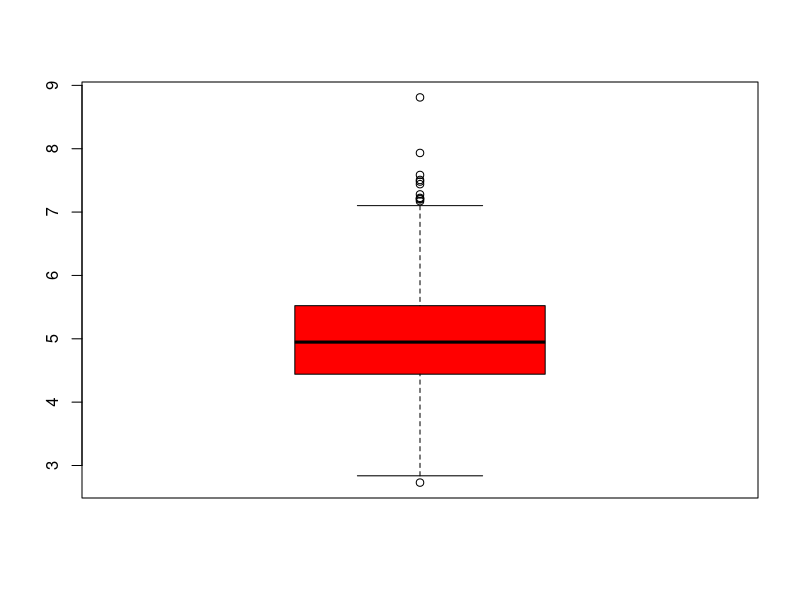
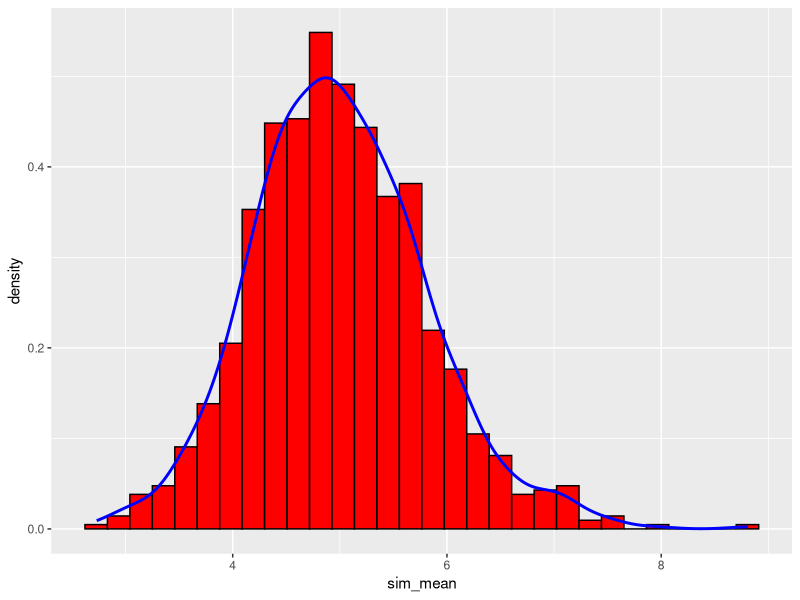
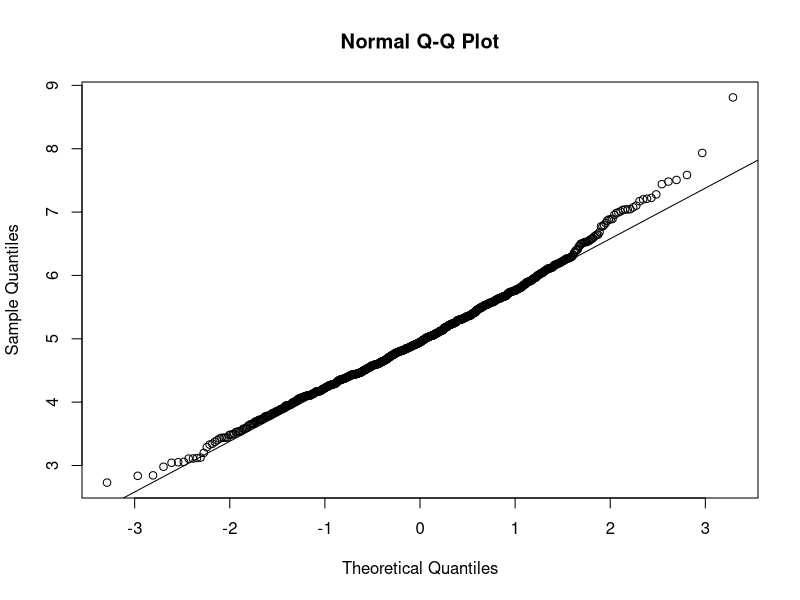

These figures' R source, in order:
## ---- chunk 1
#load the plotting library
library(ggplot2)

#variables that control the simulation
no_sim <- 1000
lambda <- 0.2
n <- 40

set.seed(234)

#Create a matrix of 1000 rows with the columns corresponding to random simulation 40 times
sim_matrix <- matrix(rexp(no_sim * n, rate=lambda), no_sim, n)
sim_mean <- rowMeans(sim_matrix)
## ---- chunk 2
boxplot(sim_mean, col = "red")
## ---- chunk 3
mean_data <- mean(sim_mean)
theory_mean <- 1/lambda
## ---- chunk 4
actual_var <- var(sim_mean)
theory_var <- (1/lambda)^2/n
## ---- chunk 5
plotdata <- data.frame(sim_mean);
m <- ggplot(plotdata, aes(x =sim_mean))
m <- m + geom_histogram(aes(y=..density..), colour="black",
fill = "red")
m + geom_density(colour="blue", size=1);
## ---- chunk 6
actual_conf_interval <- round (mean(sim_mean) + c(-1,1)*1.96*sd(sim_mean)/sqrt(n),3)
theory_conf_interval <- theory_mean + c(-1,1)*1.96*sqrt(theory_var)/sqrt(n);
## ---- chunk 7
qqnorm(sim_mean); qqline(sim_mean)
